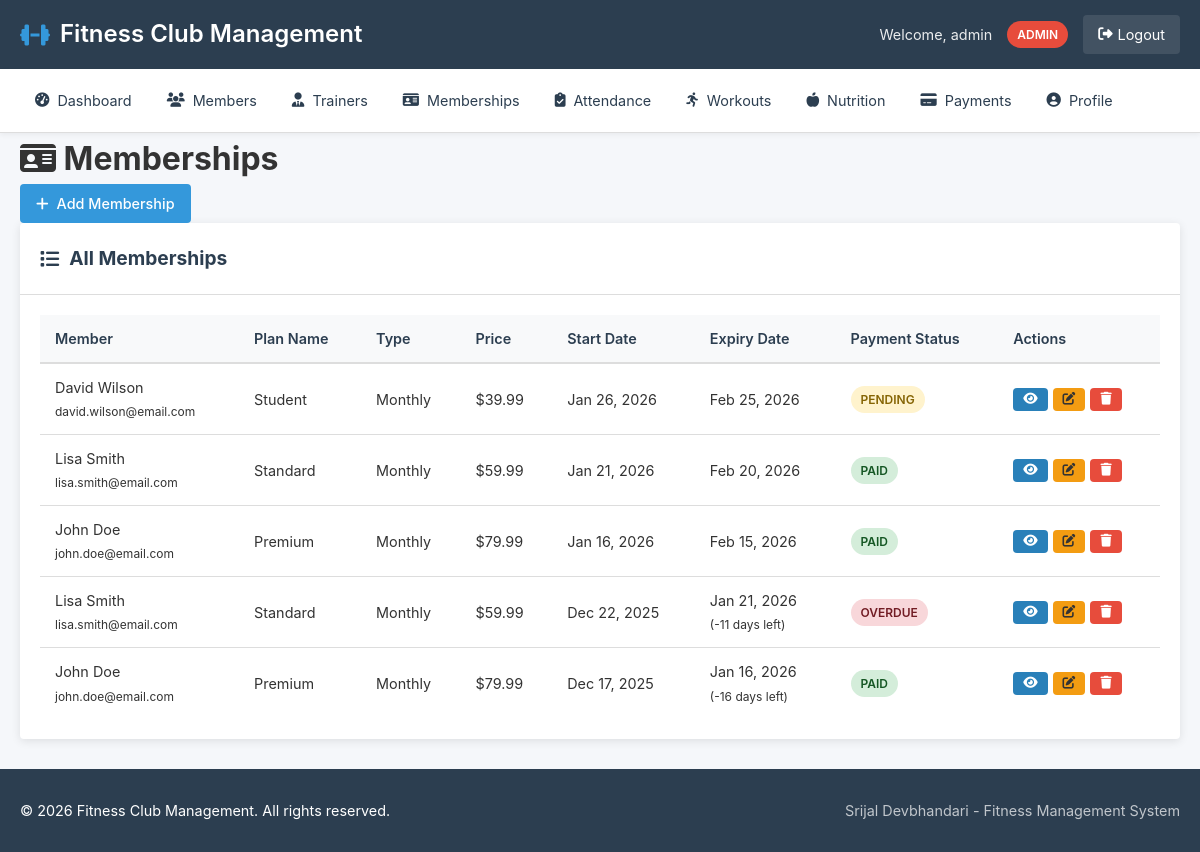
The app's page /memberships/index.php (signed in) with its own data.
### tables this page shows
CREATE TABLE memberships (
    id INT PRIMARY KEY AUTO_INCREMENT,
    member_id INT NOT NULL,
    plan_name VARCHAR(50) NOT NULL,
    plan_type ENUM('Monthly', 'Quarterly', 'Annual', 'Pay-as-you-go') DEFAULT 'Monthly',
    price DECIMAL(10,2) NOT NULL,
    start_date DATE NOT NULL,
    expiry_date DATE NOT NULL,
    payment_status ENUM('Paid', 'Pending', 'Overdue') DEFAULT 'Pending',
    payment_method VARCHAR(50),
    auto_renew BOOLEAN DEFAULT TRUE,
    created_at TIMESTAMP DEFAULT CURRENT_TIMESTAMP,
    FOREIGN KEY (member_id) REFERENCES members(id) ON DELETE CASCADE,
    INDEX idx_expiry (expiry_date),
    INDEX idx_status (payment_status)
);

CREATE TABLE members (
    id INT PRIMARY KEY AUTO_INCREMENT,
    user_id INT UNIQUE,
    first_name VARCHAR(50) NOT NULL,
    last_name VARCHAR(50) NOT NULL,
    email VARCHAR(100) UNIQUE NOT NULL,
    phone VARCHAR(20),
    date_of_birth DATE,
    gender ENUM('Male', 'Female', 'Other'),
    address TEXT,
    emergency_contact VARCHAR(100),
    profile_image VARCHAR(255),
    join_date DATE DEFAULT CURRENT_DATE,
    status ENUM('Active', 'Inactive', 'Suspended') DEFAULT 'Active',
    fitness_goals TEXT,
    medical_notes TEXT,
    height_cm DECIMAL(5,2),
    weight_kg DECIMAL(5,2),
    created_at TIMESTAMP DEFAULT CURRENT_TIMESTAMP,
    updated_at TIMESTAMP DEFAULT CURRENT_TIMESTAMP ON UPDATE CURRENT_TIMESTAMP,
    FOREIGN KEY (user_id) REFERENCES users(id) ON DELETE CASCADE,
    INDEX idx_status (status),
    INDEX idx_name (first_name, last_name)
);

### includes/functions.php (called while the page is built, shortened)
<?php
function has_role($role)
{
    return isset($_SESSION['user_role']) && $_SESSION['user_role'] === $role;
}
function is_admin()
{
    return has_role('admin');
}
function is_member()
{
    return has_role('member');
}
function is_staff()
{
    return is_admin() || is_trainer();
}
function format_date($date_string)
{
    return date('M j, Y', strtotime($date_string));
}
function e($string)
{
    return htmlspecialchars($string ?? '', ENT_QUOTES, 'UTF-8');
}
function get_status_badge($status)
{
    $status_lower = strtolower($status);
    switch ($status_lower) {
        case 'active':
        case 'paid':
        case 'completed':
            return 'success';
        case 'inactive':
        case 'pending':
            return 'warning';
        case 'suspended':
        case 'overdue':
        case 'failed':
            return 'error';
    }
}
?>

### public/memberships/index.php (the view, shortened to what this page needs)
<?php
require_once '../../config/config.php';
require_once '../../includes/functions.php';
include '../../includes/header.php';
$member_id = is_member() ? get_member_id() : 0;
if (is_member() && $member_id) {
    $stmt = $pdo->prepare("SELECT * FROM memberships WHERE member_id = ? ORDER BY expiry_date DESC");
    $stmt->execute([$member_id]);
    $memberships = $stmt->fetchAll();
} elseif (is_admin() || is_trainer()) {
    $stmt = $pdo->query("
        SELECT m.*, mem.first_name, mem.last_name, mem.email
        FROM memberships m
        JOIN members mem ON m.member_id = mem.id
        ORDER BY m.expiry_date DESC
        LIMIT 20
    ");
    $memberships = $stmt->fetchAll();
} else {
    $memberships = [];
}
?>
<div class="content-header">
    <h1><i class="fas fa-id-card"></i> Memberships</h1>
    <?php if (is_staff()): ?>
        <div class="header-actions">
            <a href="add.php" class="btn btn-primary">
                <i class="fas fa-plus"></i> Add Membership
            </a>
        </div>
    <?php endif; ?>
</div>
<div class="content-card">
    <div class="card-header">
        <h2><i class="fas fa-list"></i>
            <?php echo is_member() ? 'My Memberships' : 'All Memberships'; ?>
        </h2>
    </div>
    <div class="card-body">
        <?php if ($memberships): ?>
            <div class="table-responsive">
                <table class="data-table">
                    <thead>
                        <tr>
                            <?php if (is_staff()): ?>
                                <th>Member</th>
                            <?php endif; ?>
                            <th>Plan Name</th>
                            <th>Type</th>
                            <th>Price</th>
                            <th>Start Date</th>
                            <th>Expiry Date</th>
                            <th>Payment Status</th>
                            <th>Actions</th>
                        </tr>
                    </thead>
                    <tbody>
                        <?php foreach ($memberships as $membership):
                            $days_left = ceil((strtotime($membership['expiry_date']) - time()) / (60 * 60 * 24));
                            ?>
                            <tr>
                                <?php if (is_staff()): ?>
                                    <td>
                                        <?php echo e($membership['first_name'] . ' ' . $membership['last_name']); ?>
                                        <br><small><?php echo e($membership['email']); ?></small>
                                    </td>
                                <?php endif; ?>
                                <td><?php echo e($membership['plan_name']); ?></td>
                                <td><?php echo e($membership['plan_type']); ?></td>
                                <td>$<?php echo number_format($membership['price'], 2); ?></td>
                                <td><?php echo e(format_date($membership['start_date'])); ?></td>
                                <td>
                                    <?php echo e(format_date($membership['expiry_date'])); ?>
                                    <?php if ($days_left <= 7): ?>
                                        <br><small class="text-warning">(<?php echo e($days_left); ?> days left)</small>
                                    <?php endif; ?>
                                </td>
                                <td>
                                    <span class="status-badge <?php echo get_status_badge($membership['payment_status']); ?>">
                                        <?php echo e($membership['payment_status']); ?>
                                    </span>
                                </td>
                                <td>
                                    <div class="action-buttons">
                                        <a href="view.php?id=<?php echo e($membership['id']); ?>" class="btn btn-sm btn-info">
                                            <i class="fas fa-eye"></i>
                                        </a>
                                        <?php if (is_staff()): ?>
                                            <a href="edit.php?id=<?php echo e($membership['id']); ?>"
                                                class="btn btn-sm btn-warning">
                                                <i class="fas fa-edit"></i>
                                            </a>
                                            <a href="delete.php?id=<?php echo e($membership['id']); ?>"
                                                class="btn btn-sm btn-danger"
                                                onclick="return confirm('Delete this membership record?')">
                                                <i class="fas fa-trash"></i>
                                            </a>
                                        <?php endif; ?>
                                    </div>
                                </td>
                            </tr>
                        <?php endforeach; ?>
                    </tbody>
                </table>
            </div>
        <?php endif; ?>
    </div>
</div>
<?php include '../../includes/footer.php'; ?>

### assets/css/style.css (style rules this page uses)
* { margin: 0; padding: 0; box-sizing: border-box; }
:root { --primary-color: #2c3e50; --secondary-color: #3498db; --success-color: #27ae60; --warning-color: #f39c12; --danger-color: #e74c3c; --info-color: #2980b9; --light-color: #ecf0f1; --dark-color: #2c3e50; --gray-color: #95a5a6; --border-color: #ddd; --shadow: 0 2px 10px rgba(0, 0, 0, 0.1); --border-radius: 4px; --transition: all 0.3s ease; }
body { font-family: -apple-system, BlinkMacSystemFont, 'Segoe UI', Roboto, Oxygen, Ubuntu, sans-serif; line-height: 1.6; color: #333; background-color: #f5f7fa; min-height: 100vh; display: flex; flex-direction: column; }
.content-card { background: white; border-radius: var(--border-radius); box-shadow: var(--shadow); margin-bottom: 30px; overflow: hidden; }
.card-header { padding: 20px; border-bottom: 1px solid var(--border-color); display: flex; justify-content: space-between; align-items: center; }
.card-header h2 { font-size: 1.2rem; color: var(--dark-color); display: flex; align-items: center; gap: 10px; }
.card-body { padding: 20px; }
.table-responsive { overflow-x: auto; }
.data-table { width: 100%; border-collapse: collapse; font-size: 0.9rem; }
.data-table thead { background-color: #f8f9fa; }
.data-table th { padding: 12px 15px; text-align: left; font-weight: 600; color: var(--dark-color); border-bottom: 2px solid var(--border-color); }
.data-table td { padding: 12px 15px; border-bottom: 1px solid var(--border-color); }
.data-table tbody tr:last-child td { border-bottom: none; }
.status-badge, .badge { display: inline-block; padding: 4px 10px; border-radius: 20px; font-size: 0.75rem; font-weight: 600; text-transform: uppercase; }
.status-badge.success, .badge.success { background-color: #d4edda; color: #155724; }
.status-badge.warning, .badge.warning { background-color: #fff3cd; color: #856404; }
.status-badge.error, .badge.error { background-color: #f8d7da; color: #721c24; }
.action-buttons { display: flex; gap: 5px; }
.btn { display: inline-flex; align-items: center; justify-content: center; gap: 8px; padding: 8px 16px; border: none; border-radius: var(--border-radius); font-size: 0.9rem; font-weight: 500; text-decoration: none; cursor: pointer; transition: var(--transition); white-space: nowrap; }
.btn-sm { padding: 5px 10px; font-size: 0.8rem; }
.btn-primary { background-color: var(--secondary-color); color: white; }
.btn-warning { background-color: var(--warning-color); color: #333; }
.btn-danger { background-color: var(--danger-color); color: white; }
.btn-info { background-color: var(--info-color); color: white; }

### records on screen
memberships: member.last_name "David Wilson", member.email "david.wilson@email.com", plan_name "Student", plan_type "Monthly", price "39.99", start_date "Jan 26, 2026", expiry_date "Feb 25, 2026", payment_status "PENDING"
memberships: member.last_name "Lisa Smith", member.email "lisa.smith@email.com", plan_name "Standard", plan_type "Monthly", price "59.99", start_date "Jan 21, 2026", expiry_date "Feb 20, 2026", payment_status "PAID"
memberships: member.last_name "John Doe", member.email "john.doe@email.com", plan_name "Premium", plan_type "Monthly", price "79.99", start_date "Jan 16, 2026", expiry_date "Feb 15, 2026", payment_status "PAID"
memberships: member.last_name "Lisa Smith", member.email "lisa.smith@email.com", plan_name "Standard", plan_type "Monthly", price "59.99", start_date "Dec 22, 2025", expiry_date "Jan 21, 2026", expiry_date "-11", payment_status "OVERDUE"
memberships: member.last_name "John Doe", member.email "john.doe@email.com", plan_name "Premium", plan_type "Monthly", price "79.99", start_date "Dec 17, 2025", expiry_date "Jan 16, 2026", expiry_date "-16", payment_status "PAID"

### other values on screen
SITE_NAME "Fitness Club Management"
$_SESSION['user_name'] "admin"
$_SESSION['user_role'] "ADMIN"
